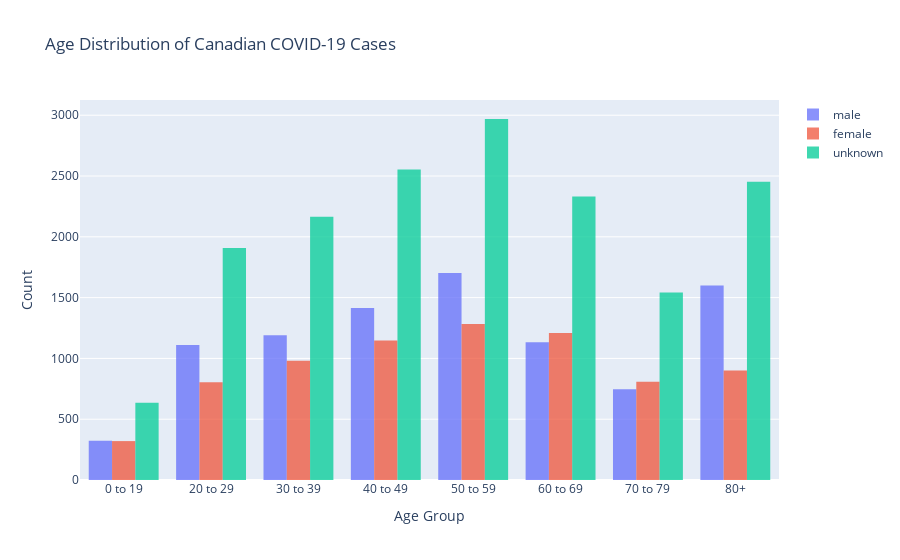

The code cell stored with this chart in its notebook:
### Code cell
#removing unanswered age group rows for display
age_df = df2.drop(df2[(df2['Age group'] == 99.0)].index)
age_df['Age group'].replace({1: "0 to 19", 2:"20 to 29", 3:"30 to 39", 4:"40 to 49", 5:"50 to 59", 6:"60 to 69", 7:"70 to 79", 8:"80+" }, inplace=True)

age_df_m = age_df.drop(age_df[(age_df['Gender'] == 1.0)].index) # male
age_df_f = age_df.drop(age_df[(age_df['Gender'] == 2.0)].index) # female
age_df_u = age_df.drop(age_df[(age_df['Gender'] == 7.0)].index) # unknown

fig = go.Figure()
fig.add_trace(go.Histogram(
    x=age_df_m['Age group'],
    name = 'male'
))

fig.add_trace(go.Histogram(
    x=age_df_f['Age group'],
    name = 'female'
))

fig.add_trace(go.Histogram(
    x=age_df_u['Age group'],
    name = 'unknown'
))

fig.update_layout(
    xaxis_type='category',
    xaxis_categoryorder='category ascending',
    title_text='Age Distribution of Canadian COVID-19 Cases', # title of plot
    xaxis_title_text='Age Group', # xaxis label
    yaxis_title_text='Count', # yaxis label
)

fig.update_traces(opacity=0.75)
#fig.to_json()
fig.show()

### Figure 1 — Plotly figure (JSON) as saved in the notebook; plotly's stock layout.template omitted (floating-point values rounded to 4 significant figures; data arrays with more than 128 entries replaced by an {"elided": "..."} marker saying what was removed)
{"data": [{"name": "male", "opacity": 0.75, "type": "histogram", "x": {"elided": "9220 str values"}}, {"name": "female", "opacity": 0.75, "type": "histogram", "x": {"elided": "7455 str values"}}, {"name": "unknown", "opacity": 0.75, "type": "histogram", "x": {"elided": "16558 str values"}}], "layout": {"title": {"text": "Age Distribution of Canadian COVID-19 Cases"}, "xaxis": {"categoryorder": "category ascending", "title": {"text": "Age Group"}, "type": "category"}, "yaxis": {"title": {"text": "Count"}}}}
